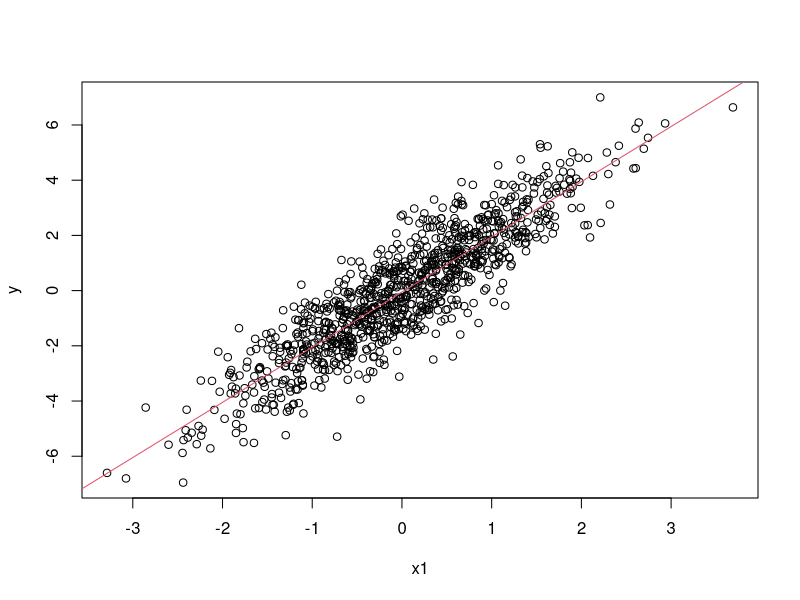
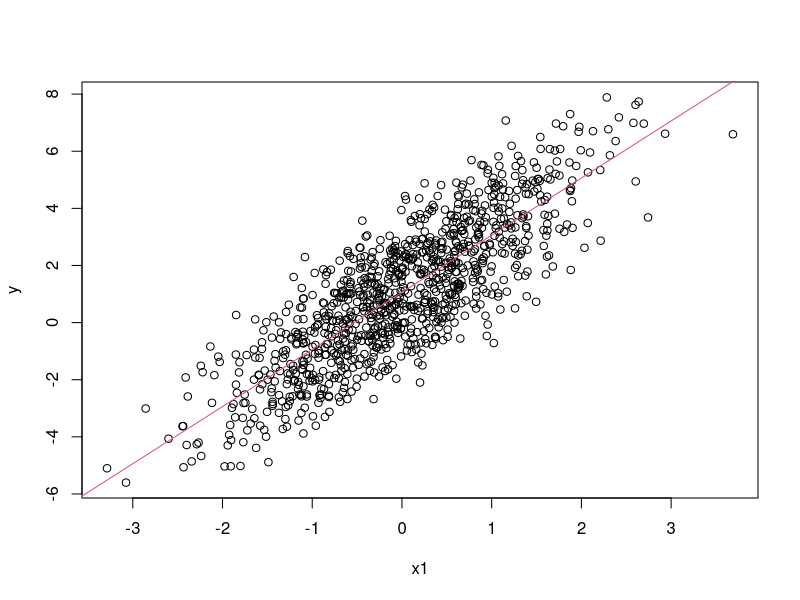
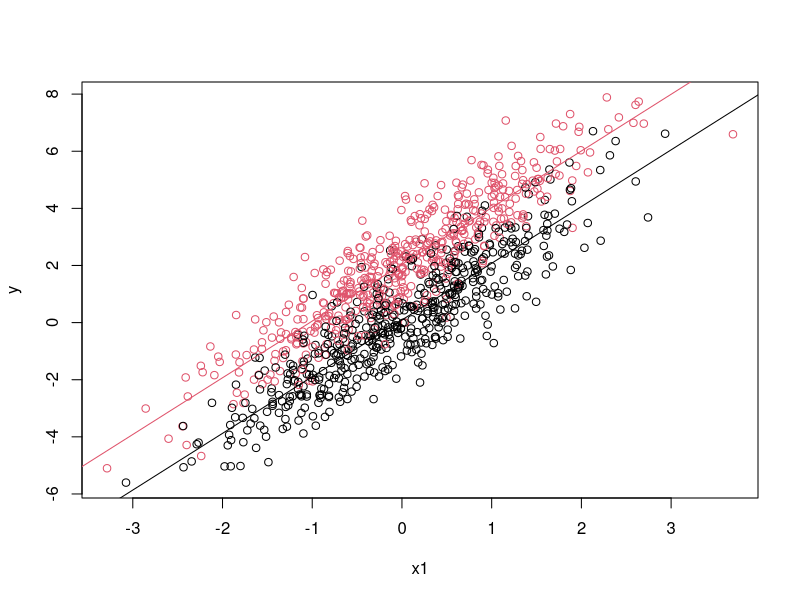
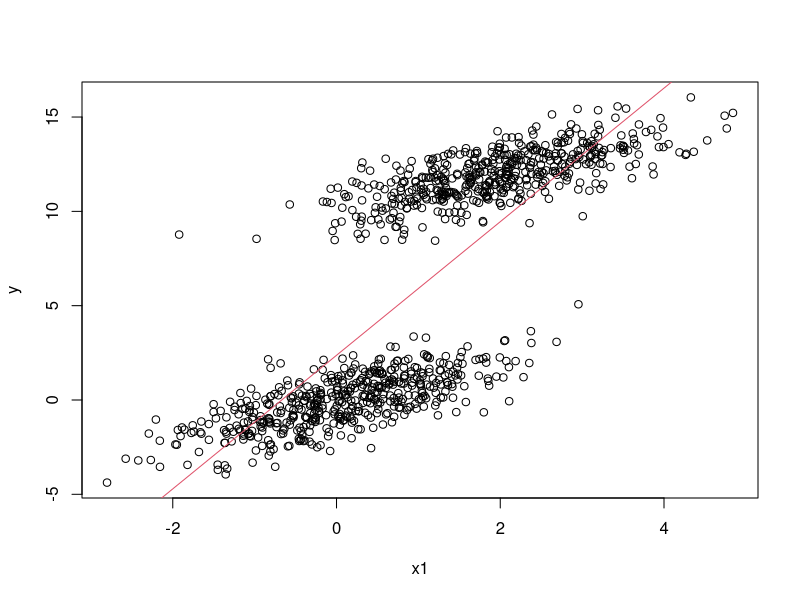
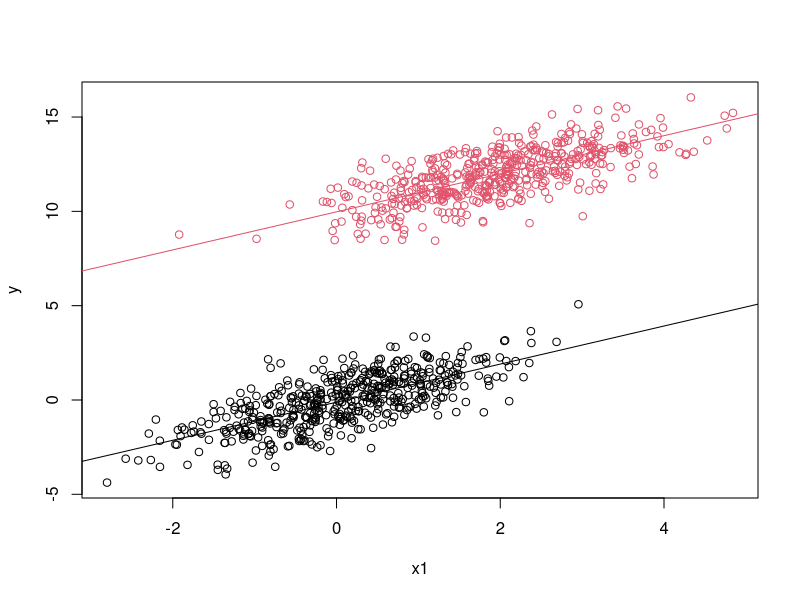
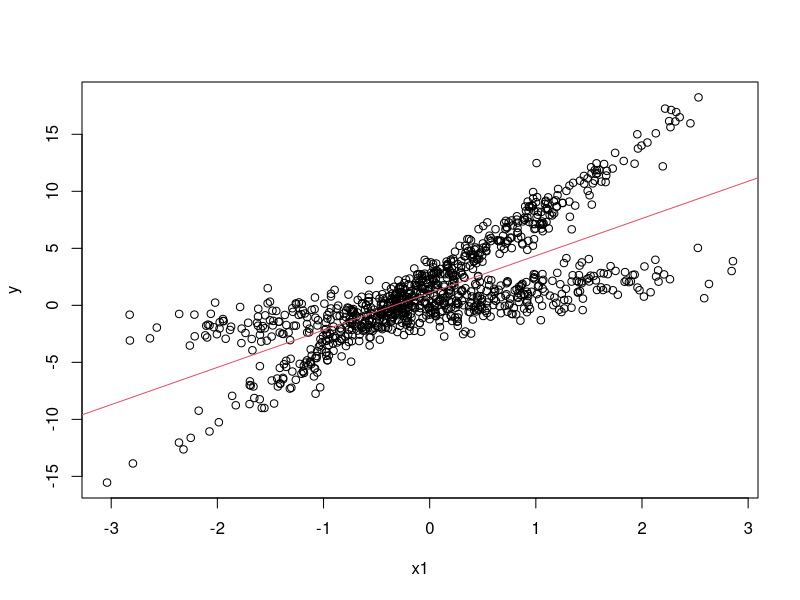
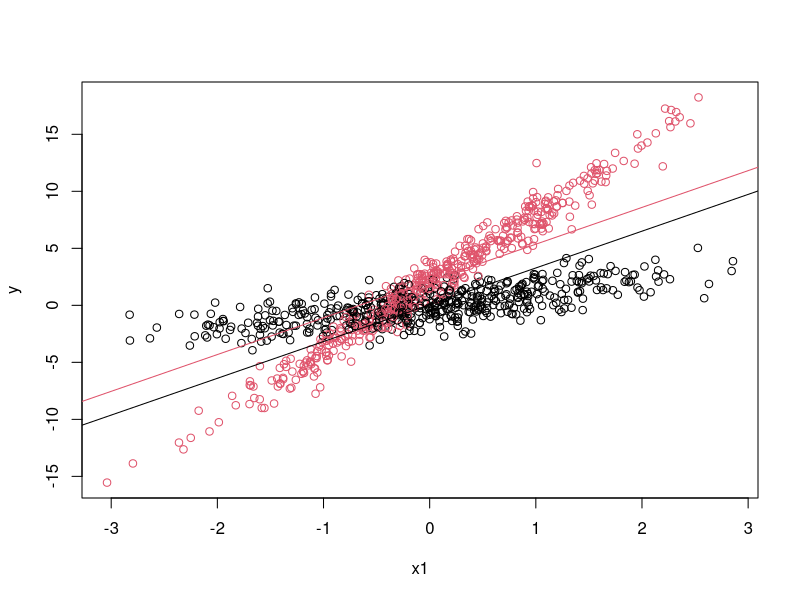
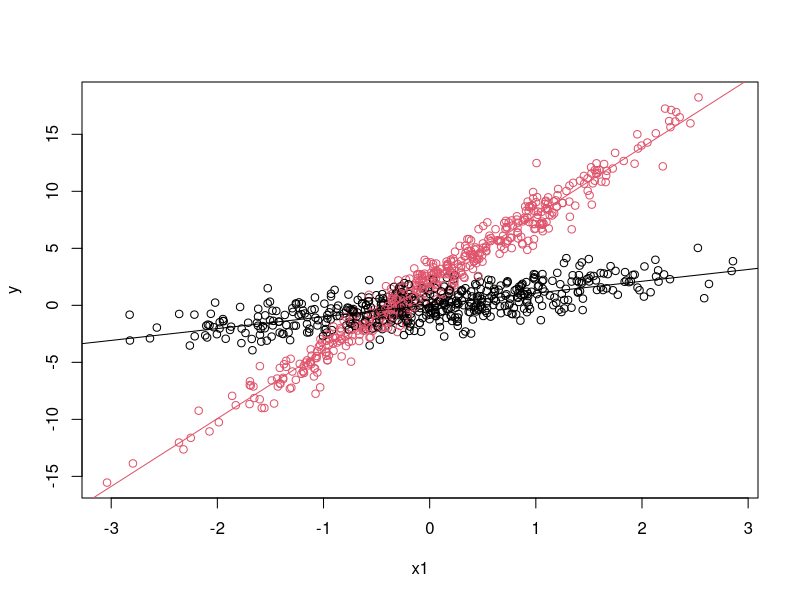

Reproduce these figures in R, in order.
## ---- chunk 1
knitr::opts_chunk$set(echo = TRUE)
## ---- chunk 2
# Sample size
n = 1000

# Continuous predictor
x1 = rnorm(n)

# Continuous outcome
y = 2 * x1 + rnorm(n)

# Simple linear regression model
slrm = lm(y ~ x1)

# Plot model fit
plot(x1, y)
abline(coef = coef(slrm), col = 2)
## ---- chunk 3
# Model summary
summary(slrm)
## ---- chunk 4
# Binary predictor
x2 = rbinom(n, 1, 0.5)

# Continuous outcome
y = 2 * x1 + 2 * x2 + rnorm(n)

# Simple linear regression model
slrm = lm(y ~ x1)

# Plot model fit
plot(x1, y)
abline(coef = coef(slrm), col = 2)
## ---- chunk 5
# Model summary
summary(slrm)
## ---- chunk 6
# Multiple linear regression model
mlrm = lm(y ~ x1 + x2)

# Plot model fit
b_hat = coef(mlrm)
plot(x1, y, col = x2 + 1)
abline(b_hat[1], b_hat[2], col = 1)
abline(b_hat[1] + b_hat[3], b_hat[2], col = 2)
## ---- chunk 7
summary(mlrm)
## ---- chunk 8
# Continuous predictor affected by binary confounder
x1 = rnorm(n) + 2 * x2

# Continuous outcome affected by confounder
y = x1 + 10 * x2 + rnorm(n)

# Simple linear regression model excludes confounder
slrm = lm(y ~ x1)

# Plot model fit
plot(x1, y)
abline(coef = coef(slrm), col = 2)
## ---- chunk 9
summary(slrm)
## ---- chunk 10
# Multiple linear regression model
mlrm = lm(y ~ x1 + x2)

# Plot model fit
b_hat = coef(mlrm)
plot(x1, y, col = x2 + 1)
abline(b_hat[1], b_hat[2], col = 1)
abline(b_hat[1] + b_hat[3], b_hat[2], col = 2)
## ---- chunk 11
summary(mlrm)
## ---- chunk 12
# Continuous predictor
x1 = rnorm(n)

# Continuous outcome with binary effect modifier
y = x1 + 2 * x2 + 5 * x1 * x2 + rnorm(n)

# Simple linear regression model
slrm = lm(y ~ x1)

# Plot model fit
plot(x1, y)
abline(coef = coef(slrm), col = 2)
## ---- chunk 13
# Model summary
summary(slrm)
## ---- chunk 14
# Multiple linear regression model
mlrm = lm(y ~ x1 + x2)

# Plot model fit
b_hat = coef(mlrm)
plot(x1, y, col = x2 + 1)
abline(b_hat[1], b_hat[2], col = 1)
abline(b_hat[1] + b_hat[3], b_hat[2], col = 2)
## ---- chunk 15
summary(mlrm)
## ---- chunk 16
# Multiple linear regression model
mlrm = lm(y ~ x1 + x2 + x1 * x2)

# Plot model fit
b_hat = coef(mlrm)
plot(x1, y, col = x2 + 1)
abline(b_hat[1], b_hat[2], col = 1)
abline(b_hat[1] + b_hat[3], b_hat[2] + b_hat[4], col = 2)
## ---- chunk 17
summary(mlrm)
